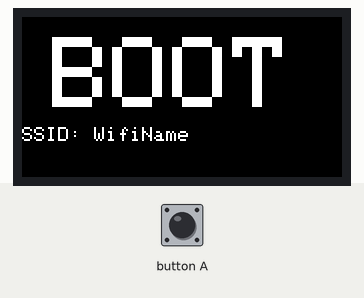
Simulated run of this sketch. Board: ESP32. Parts: 160×80 colour display. WiFi joins after 1.5 s; servers stay silent unless stated; uploads are accepted with an empty reply; what the sketch prints to the serial monitor is not drawn.

Above: at 0.2 s.
At 1.7 s:
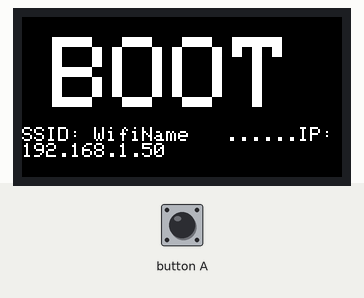
At 3.0 s:
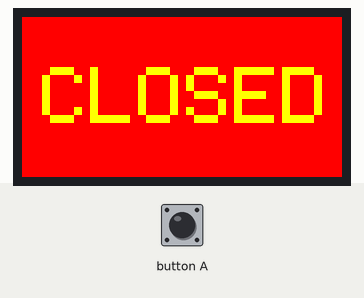
At 4.3 s:
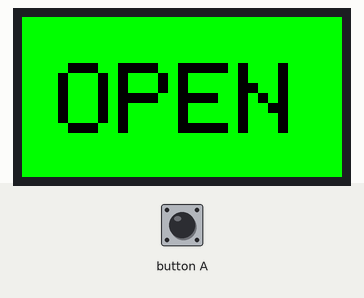

The sketch:

M5StickC_spaceapi.ino
```cpp
/*
 *  This sketch sends data via HTTP GET requests
 *
 *  LCD resolution of stick is 80x160
 *  For setting wifi and website for the api check the 'config.h' tab.
 */

#include <WiFi.h>
#include <M5StickC.h>
#include <HTTPClient.h>

bool StateSpace = false;

#include "config.h"

void setup()
{
    Serial.begin(115200);
    delay(10);

    M5.begin();
    M5.Lcd.setRotation(1); //Set to 3 if you want to flip screen upsidedown. (=3*90)

    M5.Lcd.fillScreen(BLACK);
    M5.Lcd.setCursor(15, 10);
    M5.Lcd.setTextColor(WHITE);
    M5.Lcd.setTextSize(5);
    M5.Lcd.printf("BOOT");

    pinMode(BUTTON_A_PIN, INPUT);

    // We start by connecting to a WiFi network
    Serial.print("Connecting to ");
    Serial.println(ssid);

    M5.Lcd.setTextSize(1);
    M5.Lcd.setCursor(0,55);
    M5.Lcd.print("SSID: ");
    M5.Lcd.print(ssid);
    M5.Lcd.print("   ");

    WiFi.begin(ssid, password);

    String wait = "";
    while (WiFi.status() != WL_CONNECTED) {
        delay(500);
        Serial.print(".");
        wait +=".";
        M5.Lcd.print(wait);
    }

    Serial.println("");
    Serial.println("WiFi connected");
    Serial.println("IP address: ");
    Serial.println(WiFi.localIP());

    M5.Lcd.print( "IP:");
    M5.Lcd.print( WiFi.localIP());

    getStatus();
    displayStatus();
}

void loop()
{

  if(digitalRead(BUTTON_A_PIN) == 0) {
    Serial.println("Button A pressed");
    StateSpace = !StateSpace;
    setStatus();
    displayStatus();
    delay(100);
  };

};

void displayStatus() {
  if (StateSpace) {
    M5.Lcd.fillScreen(GREEN); //GREEN
    M5.Lcd.setCursor(18, 23);
    M5.Lcd.setTextColor(BLACK);
    M5.Lcd.setTextSize(5);
    M5.Lcd.printf("OPEN");
  } else {
    M5.Lcd.fillScreen(RED);
    M5.Lcd.setCursor(10, 25);
    M5.Lcd.setTextColor(YELLOW);
    M5.Lcd.setTextSize(4);
    M5.Lcd.printf("CLOSED");
  }
}

void setStatus() {
    // We now create a URI for the request
    String url = seturl;
    url += "setapi.php";
    url += "?private_key=";
    url += privateKey;
    url += "&status=";
    url += StateSpace;

    Serial.print("Requesting URL: ");
    Serial.print(host);
    Serial.println(url);

    int result = GEThttp(url);

    Serial.print("Set status to ");
    Serial.println(StateSpace);

};

void getStatus() {
    // We now create a URI for the request
    String url = seturl;
    url += "status.txt";

    Serial.print("Requesting URL: ");
    Serial.print(host);
    Serial.println(url);

    int result = GEThttp(url);

    if (result >=0 ) {
      StateSpace = result;
    } else {
      Serial.print("Error in http get, error ");
      Serial.print(result);
    };

    Serial.print("Get status = ");
    Serial.println(StateSpace);
};

int GEThttp(String url) {
    // Use WiFiClient class to create TCP connections
    WiFiClient client;
    const int httpPort = 80;
    if (!client.connect(host, httpPort)) {
        Serial.println("connection failed");
        return -1;
    }

    // This will send the request to the server
    client.print(String("GET ") + url + " HTTP/1.1\r\n" +
                 "Host: " + host + "\r\n" +
                 "Connection: close\r\n\r\n");
    unsigned long timeout = millis();
    while (client.available() == 0) {
        if (millis() - timeout > 5000) {
            Serial.println(">>> Client Timeout !");
            client.stop();
            return -2;
        }
    }

    // Read all the lines of the reply from server
    String line ="";
    while(client.available()) {
        line = client.readStringUntil('\r');
        //Serial.println(line);
    }

    return line.toInt();
};
```

config_example.h
```cpp
//Wifi settings
const char* ssid     = "WifiName";
const char* password = "password";

//Space api settings
const char* host = "yourhost.com";
const char* seturl = "/spaceapi/";
const char* privateKey = "yourkey";
```

Measured:
- what the display in image 1 shows lasts 1.3 s, from 1.7 s to 3.0 s
- what the display in image 3 shows lasts 1.4 s, from 4.2 s to 5.6 s
